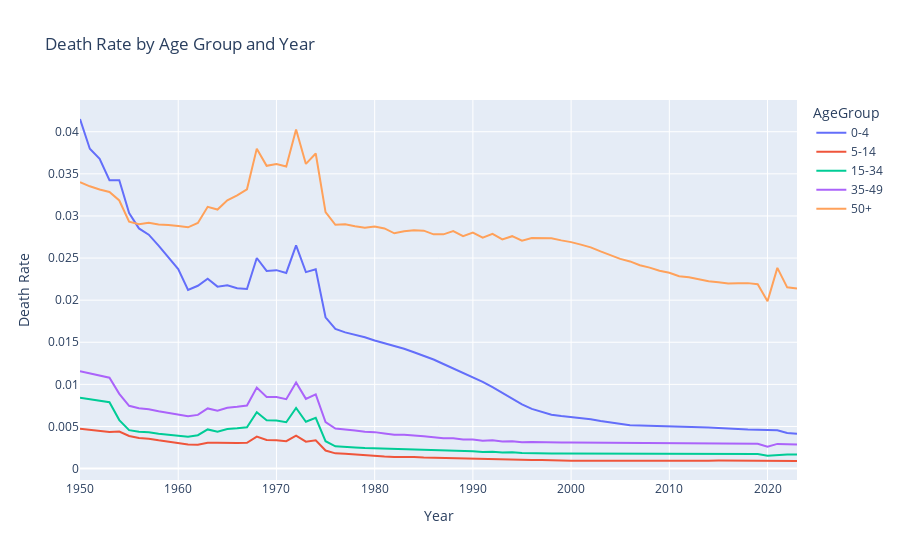

The notebook cell this image was saved under:
### Code cell
fig = px.line(df, 
              x='Year', 
              y='DeathRate', 
              color='AgeGroup', 
              title='Death Rate by Age Group and Year',
              labels={'DeathRate': 'Death Rate'})

fig.show()
